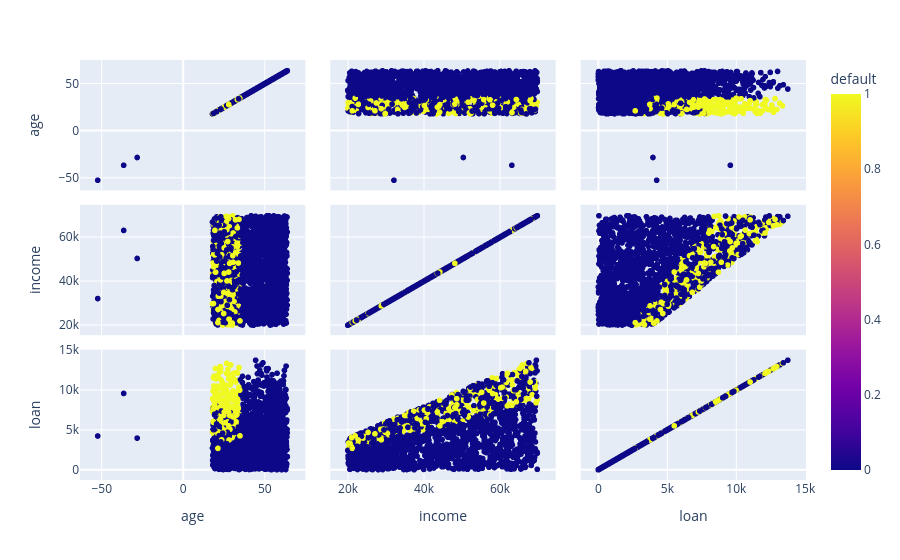

Here is the notebook cell this chart was saved with:
### Code cell
grafico = px.scatter_matrix(df, dimensions=['age', 'income', 'loan'], color= 'default')
grafico.show()

### Figure 1 — Plotly figure (JSON) as saved in the notebook; plotly's stock layout.template omitted (floating-point values rounded to 4 significant figures; data arrays with more than 128 entries replaced by an {"elided": "..."} marker saying what was removed)
{"data": [{"dimensions": [{"axis": {"matches": true}, "label": "age", "values": {"elided": "2000 float values"}}, {"axis": {"matches": true}, "label": "income", "values": {"elided": "2000 float values"}}, {"axis": {"matches": true}, "label": "loan", "values": {"elided": "2000 float values"}}], "hovertemplate": "%{xaxis.title.text}=%{x}<br>%{yaxis.title.text}=%{y}<br>default=%{marker.color}<extra></extra>", "legendgroup": "", "marker": {"color": {"elided": "2000 int values"}, "coloraxis": "coloraxis", "symbol": "circle"}, "name": "", "showlegend": false, "type": "splom"}], "layout": {"coloraxis": {"colorbar": {"title": {"text": "default"}}, "colorscale": [[0, "#0d0887"], [0.1111, "#46039f"], [0.2222, "#7201a8"], [0.3333, "#9c179e"], [0.4444, "#bd3786"], [0.5556, "#d8576b"], [0.6667, "#ed7953"], [0.7778, "#fb9f3a"], [0.8889, "#fdca26"], [1, "#f0f921"]]}, "dragmode": "select", "legend": {"tracegroupgap": 0}, "margin": {"t": 60}}}
